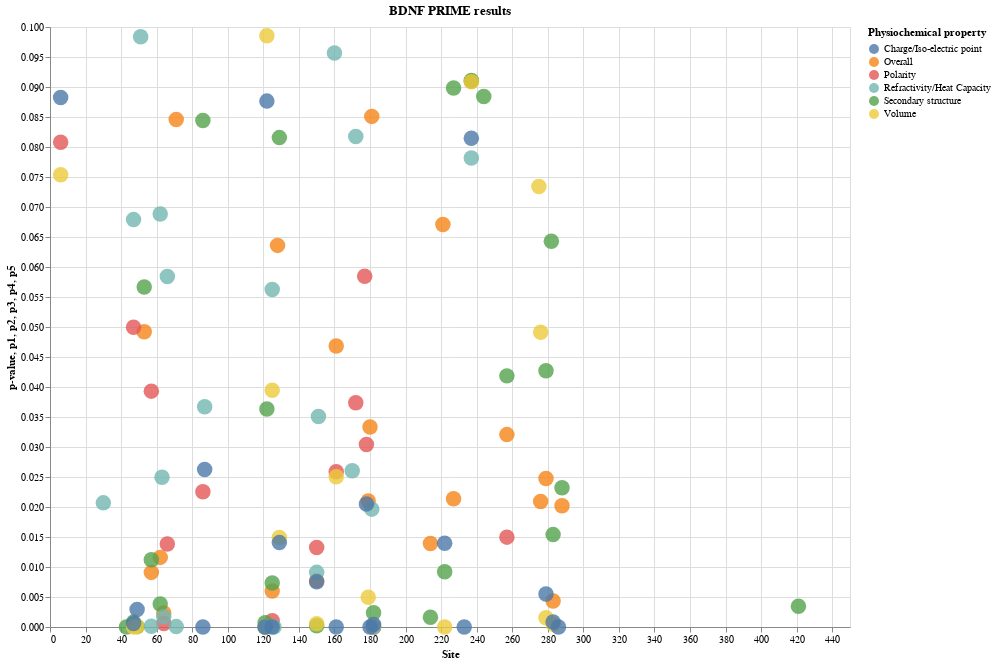

Notebook code cell kept with this figure:
### Code cell
#atchley_symbols=['L1: Polarity index', 'L2: Secondary structure factor', 'L3: Volume', 'L4: Refractivity/Heat Capacity', 'L5: Charge/Iso-electric point']
# Overall
source = overall_pvalue_df
overall_pvalue_df["Physiochemical property"] = "Overall"

bar = alt.Chart(source).mark_circle(size=240, opacity=0.8).encode(
    x='Site',
    y='p-value',
    color="Physiochemical property"
).properties(
    width=800,
    height=600,
    title= "BDNF PRIME results")

# Polarity
source = p1_pvalue_df
p1_pvalue_df["Physiochemical property"] = "Polarity"

bar1 = alt.Chart(source).mark_circle(size=240, opacity=0.8).encode(
    x='Site:Q',
    y='p1',
    color="Physiochemical property"
).properties()


# "Secondary structure"
source = p2_pvalue_df
p2_pvalue_df["Physiochemical property"] = "Secondary structure"
bar2 = alt.Chart(source).mark_circle(size=240, opacity=0.8).encode(
    x='Site:Q',
    y='p2',
    color="Physiochemical property"
).properties()


# Volume
source = p3_pvalue_df
p3_pvalue_df["Physiochemical property"] = "Volume"
bar3= alt.Chart(source).mark_circle(size=240, opacity=0.8).encode(
    x='Site:Q',
    y='p3',
    color="Physiochemical property"
).properties()

# Refractivity/Heat Capacity
source = p4_pvalue_df
p4_pvalue_df["Physiochemical property"] = "Refractivity/Heat Capacity"
bar4 = alt.Chart(source).mark_circle(size=240, opacity=0.8).encode(
    x='Site:Q',
    y='p4',
    color="Physiochemical property"
).properties()

# Charge/Iso-electric point
source = p5_pvalue_df
p5_pvalue_df["Physiochemical property"] = "Charge/Iso-electric point"
bar5 = alt.Chart(source).mark_circle(size=240, opacity=0.8).encode(
    x='Site:Q',
    y='p5', 
    color="Physiochemical property"
).properties(title="a")


bar + bar1 + bar2 + bar3 + bar4 + bar5
#bar + bar1 + bar2 + bar3 + bar4 + bar5

#bar5
